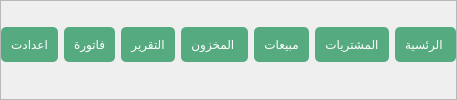
        <widget class="QFrame" name="frame_8">
         <property name="minimumSize">
          <size>
           <width>0</width>
           <height>70</height>
          </size>
         </property>
         <property name="maximumSize">
          <size>
           <width>16777215</width>
           <height>100</height>
          </size>
         </property>
         <property name="frameShape">
          <enum>QFrame::StyledPanel</enum>
         </property>
         <property name="frameShadow">
          <enum>QFrame::Raised</enum>
         </property>
         <layout class="QGridLayout" name="gridLayout_9">
          <property name="leftMargin">
           <number>0</number>
          </property>
          <property name="topMargin">
           <number>0</number>
          </property>
          <property name="rightMargin">
           <number>0</number>
          </property>
          <property name="bottomMargin">
           <number>0</number>
          </property>
          <property name="spacing">
           <number>0</number>
          </property>
          <item row="0" column="0">
           <widget class="QGroupBox" name="groupBox">
            <property name="enabled">
             <bool>true</bool>
            </property>
            <property name="minimumSize">
             <size>
              <width>0</width>
              <height>50</height>
             </size>
            </property>
            <property name="layoutDirection">
             <enum>Qt::LeftToRight</enum>
            </property>
            <property name="styleSheet">
             <string notr="true">border:0px;</string>
            </property>
            <property name="title">
             <string/>
            </property>
            <property name="alignment">
             <set>Qt::AlignRight|Qt::AlignTrailing|Qt::AlignVCenter</set>
            </property>
            <property name="flat">
             <bool>false</bool>
            </property>
            <layout class="QGridLayout" name="gridLayout_10">
             <property name="sizeConstraint">
              <enum>QLayout::SetDefaultConstraint</enum>
             </property>
             <property name="leftMargin">
              <number>0</number>
             </property>
             <property name="topMargin">
              <number>9</number>
             </property>
             <property name="rightMargin">
              <number>0</number>
             </property>
             <property name="horizontalSpacing">
              <number>6</number>
             </property>
             <property name="verticalSpacing">
              <number>0</number>
             </property>
             <item row="0" column="2">
              <widget class="QPushButton" name="pushButton_6">
               <property name="layoutDirection">
                <enum>Qt::LeftToRight</enum>
               </property>
               <property name="styleSheet">
                <string notr="true">QPushButton{
padding:10px;
border-radius:5px;
background-color: rgb(85, 170, 127);
color:white;
margin-bottom:10px;
	font: 10pt &quot;MS Shell Dlg 2&quot;;

}
QPushButton:hover{
background-color: rgb(63, 126, 93);
}</string>
               </property>
               <property name="text">
                <string>التقرير</string>
               </property>
               <property name="icon">
                <iconset resource="../icons.qrc">
                 <normaloff>:/icon/user.png</normaloff>:/icon/user.png</iconset>
               </property>
              </widget>
             </item>
             <item row="0" column="1">
              <widget class="QPushButton" name="pushButton_7">
               <property name="layoutDirection">
                <enum>Qt::LeftToRight</enum>
               </property>
               <property name="styleSheet">
                <string notr="true">QPushButton{
padding:10px;
border-radius:5px;
background-color: rgb(85, 170, 127);
color:white;
margin-bottom:10px;
	font: 10pt &quot;MS Shell Dlg 2&quot;;

}
QPushButton:hover{
background-color: rgb(63, 126, 93);
}</string>
               </property>
               <property name="text">
                <string>فاتورة</string>
               </property>
               <property name="icon">
                <iconset resource="../icons.qrc">
                 <normaloff>:/icon/user.png</normaloff>:/icon/user.png</iconset>
               </property>
              </widget>
             </item>
             <item row="0" column="3">
              <widget class="QPushButton" name="pushButton_5">
               <property name="layoutDirection">
                <enum>Qt::LeftToRight</enum>
               </property>
               <property name="styleSheet">
                <string notr="true">QPushButton{
padding:10px;
border-radius:5px;
background-color: rgb(85, 170, 127);
color:white;
margin-bottom:10px;
	font: 10pt &quot;MS Shell Dlg 2&quot;;

}
QPushButton:hover{
background-color: rgb(63, 126, 93);
}</string>
               </property>
               <property name="text">
                <string>المخزون </string>
               </property>
               <property name="icon">
                <iconset resource="../icons.qrc">
                 <normaloff>:/icon/user.png</normaloff>:/icon/user.png</iconset>
               </property>
              </widget>
             </item>
             <item row="0" column="7">
              <widget class="QPushButton" name="pushButton_2">
               <property name="layoutDirection">
                <enum>Qt::LeftToRight</enum>
               </property>
               <property name="styleSheet">
                <string notr="true">QPushButton{
padding:10px;
border-radius:5px;
background-color: rgb(85, 170, 127);
color:white;
margin-bottom:10px;
	font: 10pt &quot;MS Shell Dlg 2&quot;;

}
QPushButton:hover{
background-color: rgb(63, 126, 93);
}</string>
               </property>
               <property name="text">
                <string>الرئسية </string>
               </property>
               <property name="icon">
                <iconset resource="../icons.qrc">
                 <normaloff>:/icon/user.png</normaloff>:/icon/user.png</iconset>
               </property>
              </widget>
             </item>
             <item row="0" column="4">
              <widget class="QPushButton" name="pushButton_3">
               <property name="layoutDirection">
                <enum>Qt::LeftToRight</enum>
               </property>
               <property name="styleSheet">
                <string notr="true">QPushButton{
padding:10px;
border-radius:5px;
background-color: rgb(85, 170, 127);
color:white;
margin-bottom:10px;
	font: 10pt &quot;MS Shell Dlg 2&quot;;

}
QPushButton:hover{
background-color: rgb(63, 126, 93);
}</string>
               </property>
               <property name="text">
                <string>مبيعات</string>
               </property>
               <property name="icon">
                <iconset resource="../icons.qrc">
                 <normaloff>:/icon/user.png</normaloff>:/icon/user.png</iconset>
               </property>
              </widget>
             </item>
             <item row="0" column="0">
              <widget class="QPushButton" name="pushButton_8">
               <property name="layoutDirection">
                <enum>Qt::LeftToRight</enum>
               </property>
               <property name="styleSheet">
                <string notr="true">QPushButton{
padding:10px;
border-radius:5px;
background-color: rgb(85, 170, 127);
color:white;
margin-bottom:10px;
	font: 10pt &quot;MS Shell Dlg 2&quot;;

}
QPushButton:hover{
background-color: rgb(63, 126, 93);
}</string>
               </property>
               <property name="text">
                <string>اعدادت</string>
               </property>
               <property name="icon">
                <iconset resource="../icons.qrc">
                 <normaloff>:/icon/user.png</normaloff>:/icon/user.png</iconset>
               </property>
              </widget>
             </item>
             <item row="0" column="6">
              <widget class="QPushButton" name="pushButton_4">
               <property name="layoutDirection">
                <enum>Qt::LeftToRight</enum>
               </property>
               <property name="styleSheet">
                <string notr="true">QPushButton{
padding:10px;
border-radius:5px;
background-color: rgb(85, 170, 127);
color:white;
margin-bottom:10px;
	font: 10pt &quot;MS Shell Dlg 2&quot;;

}
QPushButton:hover{
background-color: rgb(63, 126, 93);
}</string>
               </property>
               <property name="text">
                <string>المشتريات</string>
               </property>
               <property name="icon">
                <iconset resource="../icons.qrc">
                 <normaloff>:/icon/user.png</normaloff>:/icon/user.png</iconset>
               </property>
              </widget>
             </item>
            </layout>
           </widget>
          </item>
         </layout>
        </widget>
